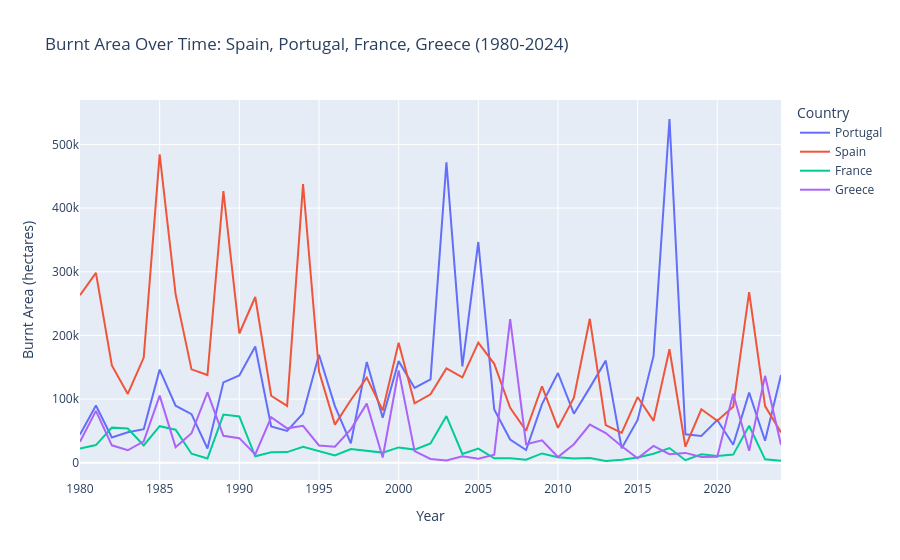

Notebook cell for this chart:
### Markdown cell above
## Burnt Area Trends Over Time

### Code cell
import plotly.express as px

fig = px.line(df_focus, x='Year', y='burnt_area_ha', color='country_name',
              title='Burnt Area Over Time: Spain, Portugal, France, Greece (1980-2024)',
              labels={'burnt_area_ha': 'Burnt Area (hectares)', 'Year': 'Year', 'country_name': 'Country'})
fig.show()

### Figure 1 — Plotly figure (JSON) as saved in the notebook; plotly's stock layout.template omitted (floating-point values rounded to 4 significant figures)
{"data": [{"hovertemplate": "Country=Portugal<br>Year=%{x}<br>Burnt Area (hectares)=%{y}<extra></extra>", "legendgroup": "Portugal", "line": {"color": "#636efa", "dash": "solid"}, "marker": {"symbol": "circle"}, "mode": "lines", "name": "Portugal", "orientation": "v", "showlegend": true, "type": "scatter", "x": [1980, 1981, 1982, 1983, 1984, 1985, 1986, 1987, 1988, 1989, 1990, 1991, 1992, 1993, 1994, 1995, 1996, 1997, 1998, 1999, 2000, 2001, 2002, 2003, 2004, 2005, 2006, 2007, 2008, 2009, 2010, 2011, 2012, 2013, 2014, 2015, 2016, 2017, 2018, 2019, 2020, 2021, 2022, 2023, 2024], "xaxis": "x", "y": [44251, 89798, 39556, 47811, 52710, 146254, 89522, 76269, 22434, 126237, 137252, 182486, 57011, 49963, 77323, 169612, 88867, 30535, 158369, 70613, 159605, 117420, 130849, 471750, 151370, 346718, 83706, 36413, 19897, 92126, 140953, 77104, 117985, 160388, 22820, 67200, 167808, 539921, 44578, 42085, 67170, 28360, 110097, 34510, 137651], "yaxis": "y"}, {"hovertemplate": "Country=Spain<br>Year=%{x}<br>Burnt Area (hectares)=%{y}<extra></extra>", "legendgroup": "Spain", "line": {"color": "#EF553B", "dash": "solid"}, "marker": {"symbol": "circle"}, "mode": "lines", "name": "Spain", "orientation": "v", "showlegend": true, "type": "scatter", "x": [1980, 1981, 1982, 1983, 1984, 1985, 1986, 1987, 1988, 1989, 1990, 1991, 1992, 1993, 1994, 1995, 1996, 1997, 1998, 1999, 2000, 2001, 2002, 2003, 2004, 2005, 2006, 2007, 2008, 2009, 2010, 2011, 2012, 2013, 2014, 2015, 2016, 2017, 2018, 2019, 2020, 2021, 2022, 2023, 2024], "xaxis": "x", "y": [263017, 298288, 152903, 108100, 165119, 484476, 264887, 146662, 137734, 426693, 203032, 260318, 105277, 89267, 437635, 143484, 59814, 98503, 133643, 82217, 188586, 93297, 107464, 148172, 134193, 188697, 155345, 86122, 50322, 120094, 54770, 102161, 226125, 58985, 46721, 103200, 65817, 178234, 25162, 83963, 65923, 87880, 267947, 89068, 47710.0], "yaxis": "y"}, {"hovertemplate": "Country=France<br>Year=%{x}<br>Burnt Area (hectares)=%{y}<extra></extra>", "legendgroup": "France", "line": {"color": "#00cc96", "dash": "solid"}, "marker": {"symbol": "circle"}, "mode": "lines", "name": "France", "orientation": "v", "showlegend": true, "type": "scatter", "x": [1980, 1981, 1982, 1983, 1984, 1985, 1986, 1987, 1988, 1989, 1990, 1991, 1992, 1993, 1994, 1995, 1996, 1997, 1998, 1999, 2000, 2001, 2002, 2003, 2004, 2005, 2006, 2007, 2008, 2009, 2010, 2011, 2012, 2013, 2014, 2015, 2016, 2017, 2018, 2019, 2020, 2021, 2022, 2023, 2024], "xaxis": "x", "y": [22176, 27711, 55145, 53729, 27202, 57368, 51860, 14108, 6701, 75566, 72625, 10130, 16593, 16698, 24995, 18137, 11400, 21581, 19282, 15906, 24078, 20642, 30160, 73278, 13711, 22135, 7026, 7057, 4710, 14612, 8524, 6800, 7584, 2735, 4735, 8169, 14101, 23093, 3940, 13394, 10722, 12779, 58123, 5361, 2949], "yaxis": "y"}, {"hovertemplate": "Country=Greece<br>Year=%{x}<br>Burnt Area (hectares)=%{y}<extra></extra>", "legendgroup": "Greece", "line": {"color": "#ab63fa", "dash": "solid"}, "marker": {"symbol": "circle"}, "mode": "lines", "name": "Greece", "orientation": "v", "showlegend": true, "type": "scatter", "x": [1980, 1981, 1982, 1983, 1984, 1985, 1986, 1987, 1988, 1989, 1990, 1991, 1992, 1993, 1994, 1995, 1996, 1997, 1998, 1999, 2000, 2001, 2002, 2003, 2004, 2005, 2006, 2007, 2008, 2009, 2010, 2011, 2012, 2013, 2014, 2015, 2016, 2017, 2018, 2019, 2020, 2021, 2022, 2023, 2024], "xaxis": "x", "y": [32965, 81417, 27372, 19613, 33655, 105450, 24514, 46315, 110501, 42363, 38594, 13046, 71410, 54049, 57908, 27202, 25310, 52373, 92901, 8289, 145033, 18221, 6013, 3517, 10267, 6437, 12661, 225734, 29152, 35342, 8967, 29144, 59924, 46676, 25846, 7096, 26540, 13393, 15464, 9153, 9300, 108418, 18807, 136499, 28290.0], "yaxis": "y"}], "layout": {"legend": {"title": {"text": "Country"}, "tracegroupgap": 0}, "title": {"text": "Burnt Area Over Time: Spain, Portugal, France, Greece (1980-2024)"}, "xaxis": {"anchor": "y", "domain": [0, 1], "title": {"text": "Year"}}, "yaxis": {"anchor": "x", "domain": [0, 1], "title": {"text": "Burnt Area (hectares)"}}}}
